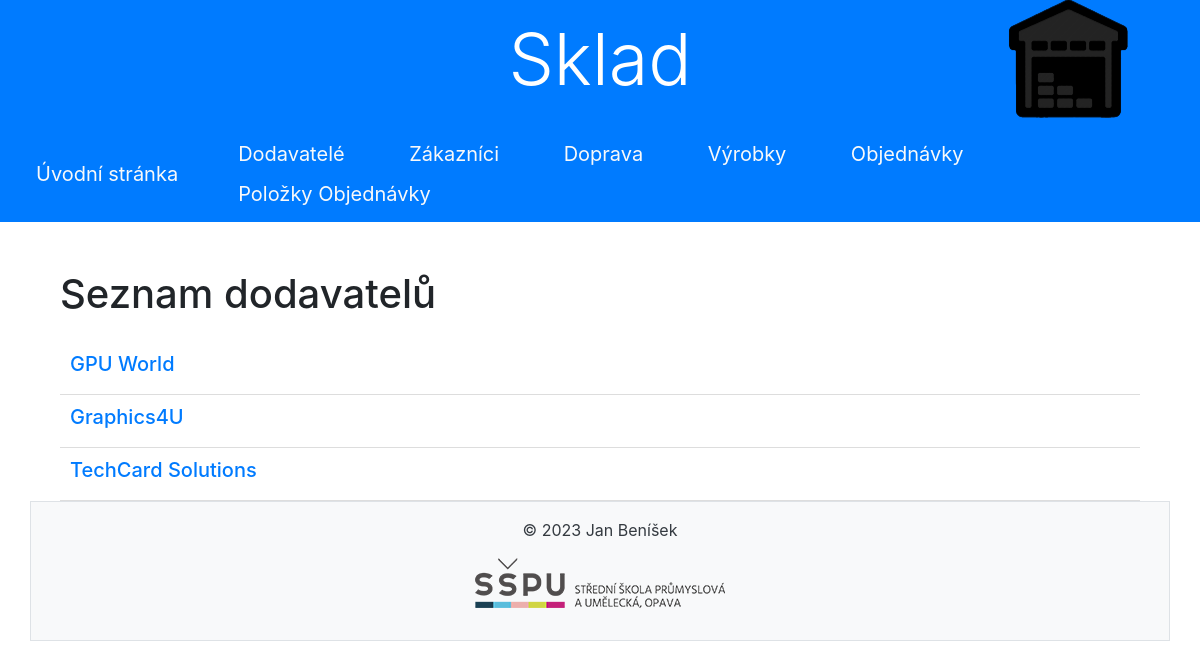
/dodavatele/, run on the app's committed database.
### sklad/models.py (models this page shows, shortened)
class Dodavatele(models.Model):
    nazev_dodavatele= models.CharField(max_length=50, verbose_name='Nazev Dodavatele', help_text='Vložte název Dodavatele')
    email_dodavatele= models.CharField(max_length=50, unique=True, verbose_name='Email', help_text='Vložte email Dodavatele')
    telefon_dodavatele=  models.CharField(max_length=13, unique=True, verbose_name='Cislo', help_text='Vložte číslo Dodavatele')
    kontaktOs_dodavatele= models.CharField(max_length=50, verbose_name='Kontaktni Osoba', help_text='Vložte email Dodavatele')
    class Meta:
        verbose_name = 'Dodavatel'
        verbose_name_plural = 'Dodavatele'
        ordering = ['nazev_dodavatele']

### sklad/views.py (the view)
# urls.py: path('dodavatele/', views.DodavateleListView.as_view(), name='dodavatele_list'),
class DodavateleListView(ListView):
    model = Dodavatele
    template_name = 'dodavatele/dodavatele_list.html'
    context_object_name = 'dodavatele'

### sklad/templates/dodavatele/dodavatele_list.html (shortened to what this page needs)
{% extends 'base.html' %}
{% block content %}
    <div class="container mt-5">
        <h1 class="mb-4">Seznam dodavatelů</h1>
        <div class="list-group">
            {% for dodavatel in dodavatele %}
            <div class="item">
                <div class="info">
                    <h5> <a href="{% url 'sklad:dodavatele_detail' dodavatel.pk %}" > {{ dodavatel.nazev_dodavatele }} </a></h5>
                </div>
            </div>
            {% endfor %}
        </div>
    </div>
{% endblock %}

### sklad/static/css/styles.css (style rules this page uses)
.item { display: flex; justify-content: space-between; align-items: center; padding: 10px; border-bottom: 1px solid #ddd; }

### data on the page
Dodavatele: nazev_dodavatele "GPU World"
Dodavatele: nazev_dodavatele "Graphics4U"
Dodavatele: nazev_dodavatele "TechCard Solutions"
